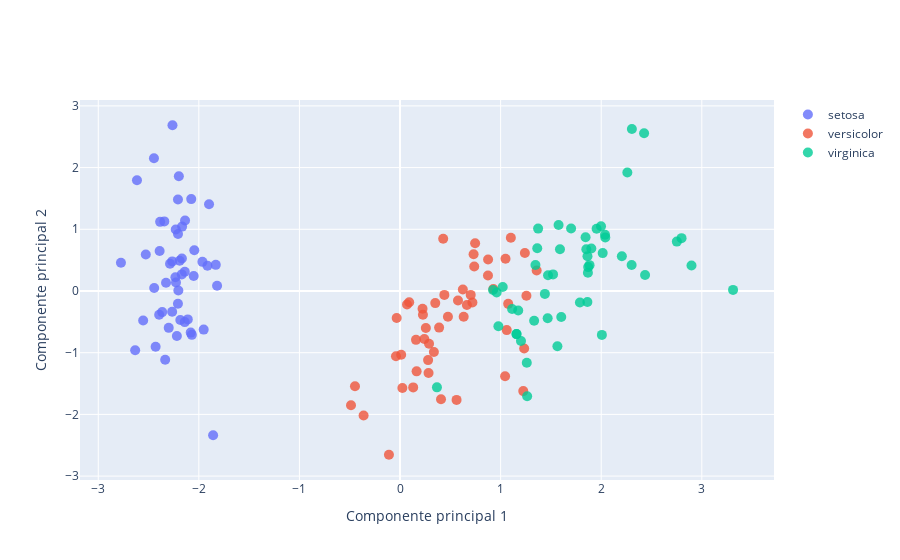

Notebook code cell kept with this figure:
### Code cell
results = []



for name in ('setosa', 'versicolor', 'virginica'):   

    result = go.Scatter(x=Y[y==name,0], y = Y[y==name, 1],

                       mode = "markers", name=name,

                        marker=go.scatter.Marker(size = 10, opacity=0.8))

    results.append(result)

   

layout = go.Layout(showlegend=True, xaxis=go.layout.XAxis(title="Componente principal 1"),

                   yaxis=go.layout.YAxis(title="Componente principal 2"))



fig = go.Figure(results, layout)

fig.show()
